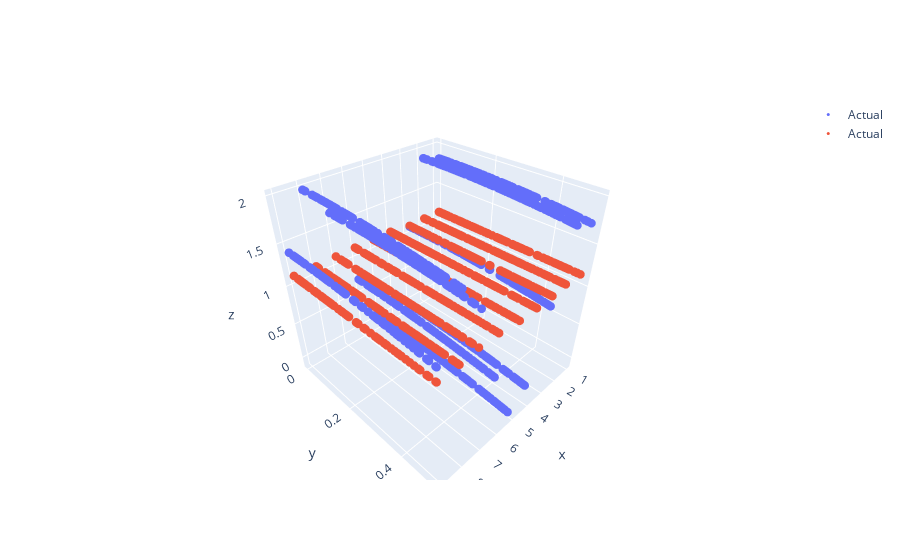

Notebook code for this chart:
### Code cell
fig = go.Figure(data=[go.Scatter3d(x= df['x1'], y = df['x2'], z = df['y'], mode = "markers", name = "Actual", marker= dict(size =3))])
fig.add_trace(go.Scatter3d(x= df['x1'], y = df['x2'], z = df['y_pred'], mode = "markers", name = "Actual", marker= dict(size =3)))

fig.show()

### Figure 1 — Plotly figure (JSON) as saved in the notebook; plotly's stock layout.template omitted (floating-point values rounded to 4 significant figures; data arrays with more than 128 entries replaced by an {"elided": "..."} marker saying what was removed)
{"data": [{"marker": {"size": 3}, "mode": "markers", "name": "Actual", "type": "scatter3d", "x": {"elided": "1000 int values"}, "y": {"elided": "1000 float values"}, "z": {"elided": "1000 float values"}}, {"marker": {"size": 3}, "mode": "markers", "name": "Actual", "type": "scatter3d", "x": {"elided": "1000 int values"}, "y": {"elided": "1000 float values"}, "z": {"elided": "1000 float values"}}], "layout": {}}
